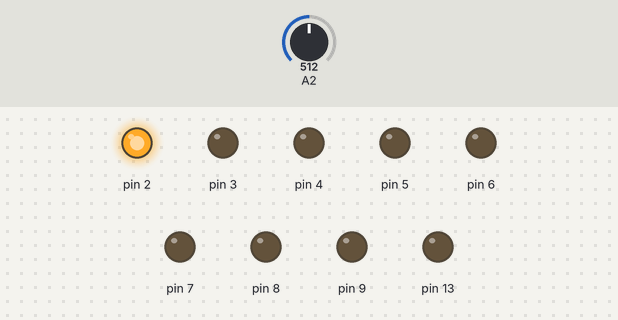
Recording of a sketch running on a simulated Arduino Uno, built with avr-gcc and run on an emulated ATmega328P. Shown: output pins drawn as LEDs (lit = HIGH). The inputs (shaded band) are chosen by the test bench; at power-on: A2 = 512.

Above: at 0.1 s.
At 5.0 s:
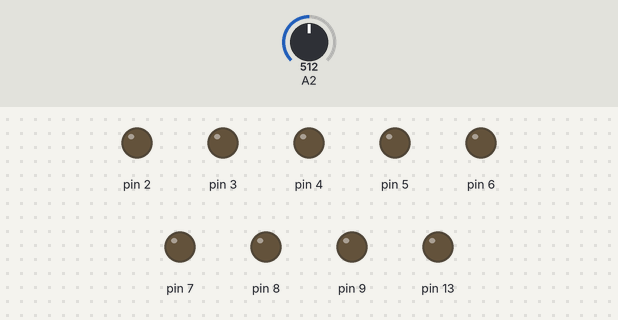
5.1 s: A2 set to 716
At 5.28 s:
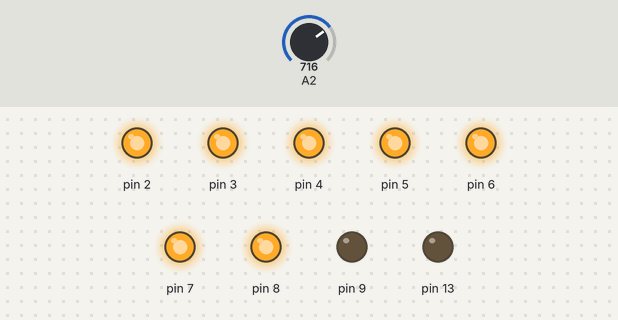
Timing chart, 0 to 8.1 s (numbered marks = the images above; inputs shaded):
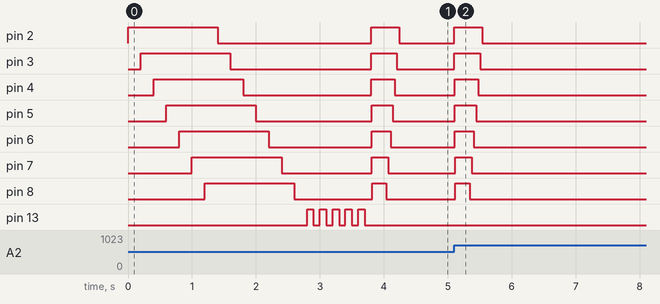

The sketch:

party-hat.ino
```cpp
const int NUM_WIRES = 7;

class ELWire {

    int pin;

  public:

    bool isOn = false;

    ELWire(int input) {
      pin = input;
      pinMode(pin, OUTPUT);
      turnOff();
    }

    void turnOn() {
      digitalWrite(pin, HIGH);
      isOn = true;
    }

    void turnOff() {
      digitalWrite(pin, LOW);
      isOn = false;
    }
};


ELWire wires[] = {
  ELWire(2),
  ELWire(3),
  ELWire(4),
  ELWire(5),
  ELWire(6),
  ELWire(7),
  ELWire(8),
  ELWire(9)
};

class Decay {
    ELWire *wires_;
    int pause;
    int tick;
  public:
    Decay(int _pause, ELWire _wires[]) {
      wires_ = _wires;
      pause = _pause;
      tick = 0;
    }

    void run(int limit) {
      if(++tick % pause == 0){
        ELWire *wire = wires_ + NUM_WIRES - 1;
        for (int i = 0; i < NUM_WIRES - limit; i++) {
          if (wire->isOn) {
            wire->turnOff();
            break;
          }
          wire--;
        }
      tick = 0;
      }
    }
};

class Burst {
    ELWire *wires_;
  public:
    Burst(ELWire _wires[]) {
      wires_ = _wires;
    }

    void run(int limit) {
      ELWire *wire = wires_;
      for (int i = 0; i < limit; i++) {
        if (!wire->isOn) {
          wire->turnOn();
          break;
        }
        wire++;
      }
    }
};

const int NUM_SAMPLES = 100;


class AudioSensor
{
  protected:
    int pin;
    int curSample = 0;
    int samples[NUM_SAMPLES];

  public:

    AudioSensor(int input) {
      pin = input;
      pinMode(pin, INPUT);
      for (int i = 0; i < NUM_SAMPLES; i++) {
        samples[i] = 0;
      }
    }

    long fmap(float x, float in_min, float in_max, float out_min, float out_max) {
      return (x - in_min) * (out_max - out_min) / (in_max - in_min) + out_min;
    }
    int amplitude() {
      // Reads the analog pin, and saves it localy
      float amp = analogRead(pin);

      if (curSample >= NUM_SAMPLES) {
        curSample = 0;
      }
      samples[curSample++] = amp;
      float total = 0.0;
      float macs = 0.0;
      float myn = 9999.0;
      for (int i = 0; i < NUM_SAMPLES; i++) {
        float sample = samples[i];
        if(sample > macs){
          macs = sample;
        }
        if(sample < myn){
          myn = sample;
        }
        total += sample;
      }

      float avg = total/float(NUM_SAMPLES);

      float aDiff = amp - avg;
      return int(fmap(amp, myn, macs, 0, min(aDiff,NUM_WIRES)));
    }
};


AudioSensor audio = AudioSensor(A2);

Decay decay = Decay(15, wires);

Burst burst = Burst(wires);

void showBoat(int pause) {

  for (int i = 0; i < NUM_WIRES; i++) {
    digitalWrite (i + 2, HIGH);
    delay(pause);
  }


  for (int i = 0; i < NUM_WIRES; i++) {
    digitalWrite (i + 2, LOW);
    delay(pause);
  }

  for (int i = 0; i < 5; i++) {

    digitalWrite(13, HIGH);
    delay(100);
    digitalWrite(13, LOW);
    delay(100);
  }
}

/*******************Setup Loop***************************/
void setup() {
 // Serial.begin(9600);

  // led
  pinMode(13, OUTPUT);

  showBoat(200);
  //Serial.println("Setup complete");

}

/*******************Main Loop***************************/

void loop()
{
  int amp = audio.amplitude();
  burst.run(amp);
  decay.run(amp);
}
```

Measured:
- after the input at 5.1 s, pin 2: LOW → HIGH at once, → LOW 0.44 s later; pin 3: LOW → HIGH at once, → LOW 0.40 s later; pin 4: LOW → HIGH at once, → LOW 0.37 s later; pin 5: LOW → HIGH at once, → LOW 0.33 s later; pin 6: LOW → HIGH at once, → LOW 0.30 s later
